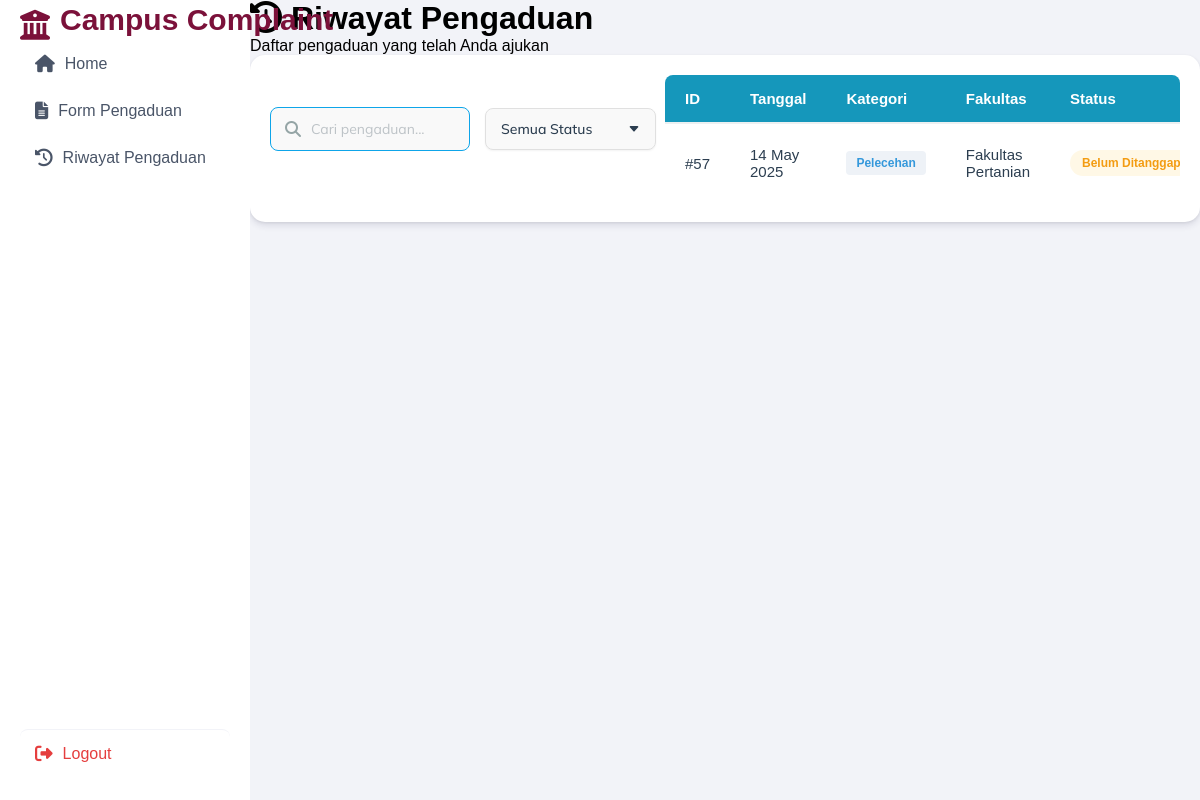
Page /test.php (signed in) on the committed database.
### tables this page shows
CREATE TABLE `pengaduan` (
  `id` int(11) NOT NULL,
  `user_id` int(11) DEFAULT NULL,
  `nama` varchar(100) DEFAULT NULL,
  `email` varchar(100) DEFAULT NULL,
  `fakultas` varchar(100) DEFAULT NULL,
  `kategori` varchar(50) DEFAULT NULL,
  `deskripsi` text DEFAULT NULL,
  `foto` varchar(255) DEFAULT NULL,
  `created_at` timestamp NOT NULL DEFAULT current_timestamp(),
  `tanggapan` text DEFAULT NULL,
  `status` enum('belum ditanggapi','sudah ditanggapi') DEFAULT 'belum ditanggapi'
);

### test.php (the view, shortened to what this page needs)
<?php
include 'config/db.php';
$user_id = $_SESSION['user']['id'];
$stmt = $conn->prepare("SELECT * FROM pengaduan WHERE user_id = ? ORDER BY id DESC");
$stmt->bind_param("i", $user_id);
$stmt->execute();
$result = $stmt->get_result();
?>
<!DOCTYPE html>
<html lang="id">
<head>
    <link rel="stylesheet" href="https://cdnjs.cloudflare.com/ajax/libs/font-awesome/6.4.0/css/all.min.css">
    <link rel="stylesheet" href="../user/style.css">
</head>
<body>
    <div class="container">
        <div class="sidebar">
            <div class="logo">
                <i class="fas fa-university"></i>
                <span>Campus Complaint</span>
            </div>
            <div class="sidebar-menu">
                <a href="index.php" class="menu-item <?php echo basename($_SERVER['PHP_SELF']) == 'index.php' ? 'active' : ''; ?>">
                    <i class="fas fa-home"></i>
                    <span>Home</span>
                </a>
                <a href="form_pengaduan.php" class="menu-item <?php echo basename($_SERVER['PHP_SELF']) == 'form_pengaduan.php' ? 'active' : ''; ?>">
                    <i class="fas fa-file-alt"></i>
                    <span>Form Pengaduan</span>
                </a>
                <a href="riwayat_pengaduan.php" class="menu-item <?php echo basename($_SERVER['PHP_SELF']) == 'riwayat_pengaduan.php' ? 'active' : ''; ?>">
                    <i class="fas fa-history"></i>
                    <span>Riwayat Pengaduan</span>
                </a>
                <a href="logout.php" class="menu-item logout" onclick="return confirm('Apakah Anda yakin ingin keluar?');">
                    <i class="fas fa-sign-out-alt"></i>
                    <span>Logout</span>
                </a>
            </div>
        </div>
        <div class="main-content">
            <div class="page-header">
                <h1><i class="fas fa-history"></i> Riwayat Pengaduan</h1>
                <p>Daftar pengaduan yang telah Anda ajukan</p>
            </div>
            <?php if ($result->num_rows === 0): ?>
            <div class="empty-state">
                <div class="empty-icon">
                    <i class="fas fa-clipboard-list"></i>
                </div>
                <h3>Belum Ada Pengaduan</h3>
                <p>Anda belum mengajukan pengaduan apapun</p>
                <a href="form_pengaduan.php" class="btn-primary">
                    <i class="fas fa-plus"></i> Buat Pengaduan Baru
                </a>
            </div>
            <?php else: ?>
            <div class="card">
                <div class="filter-container">
                    <div class="search-box">
                        <i class="fas fa-search"></i>
                        <input type="text" id="searchInput" placeholder="Cari pengaduan...">
                    </div>
                    <div class="filter-dropdown">
                        <select id="statusFilter">
                            <option value="all">Semua Status</option>
                        </select>
                    </div>
                </div>
                <div class="table-responsive">
                    <table id="complaintTable" class="complaint-table">
                        <thead>
                            <tr>
                                <th>ID</th>
                                <th>Tanggal</th>
                                <th>Kategori</th>
                                <th>Fakultas</th>
                                <th>Status</th>
                            </tr>
                        </thead>
                        <tbody>
                            <?php while ($row = $result->fetch_assoc()): ?>
                            <?php
                                $status = $row['tanggapan'] ? 'responded' : 'pending';
                                $statusText = $row['tanggapan'] ? 'Sudah Ditanggapi' : 'Belum Ditanggapi';
                                $statusClass = $row['tanggapan'] ? 'status-responded' : 'status-pending';
                                $tanggal = isset($row['created_at']) ? date('d M Y', strtotime($row['created_at'])) :
                                          (isset($row['tanggal']) ? date('d M Y', strtotime($row['tanggal'])) : 'N/A');
                            ?>
                            <tr data-status="<?= $status ?>" data-search="<?= strtolower(htmlspecialchars($row['kategori'] . ' ' . $row['fakultas'] . ' ' . $row['deskripsi'])) ?>">
                                <td>#<?= $row['id'] ?></td>
                                <td><?= $tanggal ?></td>
                                <td><span class="category-badge"><?= htmlspecialchars($row['kategori']) ?></span></td>
                                <td><?= htmlspecialchars($row['fakultas']) ?></td>
                                <td><span class="status-badge <?= $statusClass ?>"><?= $statusText ?></span></td>
                            </tr>
                            <?php endwhile; ?>
                        </tbody>
                    </table>
                </div>
            </div>
            <?php endif; ?>
        </div>
    </div>
</body>
</html>

### user/style.css (style rules this page uses)
:root { --primary-color: #7e3af2; --secondary-color: #9f7aea; --light-primary: #f1eaff; --orange: #ff9f43; --yellow: #ffc93c; --grey: #8a909d; --light-grey: #f2f3f8; --dark-grey: #4a5568; --white: #ffffff; --shadow: 0 4px 6px rgba(50, 50, 93, 0.11), 0 1px 3px rgba(0, 0, 0, 0.08); --font-family: 'Poppins', sans-serif; }
* { margin: 0; padding: 0; box-sizing: border-box; font-family: var(--font-family); }
body { background-color: var(--light-grey); overflow-x: hidden; }
.container { display: flex; width: 100%; height: 100vh; }
.sidebar { width: 250px; background-color: var(--white); padding: 20px; min-height: 100vh; display: flex; flex-direction: column; position: relative; z-index: 10; }
.logo { display: flex; align-items: center; gap: 10px; padding-bottom: 3px; white-space: nowrap; color: #7B113A; font-weight:bold; font-size: 30px; margin-top: -10px; }
.logo span { margin-top: -10px; }
.sidebar-menu { display: flex; flex-direction: column; flex-grow: 1; }
.menu-item { display: flex; align-items: center; padding: 12px 15px; border-radius: 8px; margin-bottom: 5px; cursor: pointer; transition: all 0.3s ease; color: var(--dark-grey); text-decoration: none; }
.menu-item i { margin-right: 10px; font-size: 1.1rem; }
.logout { margin-top: auto; border-top: 1px solid var(--light-grey); padding-top: 15px; color: #e53e3e; }
.main-content { flex: 1; overflow-y: auto; }
select { padding: 10px 15px; border-radius: 6px; border: 1px solid #e2e8f0; font-size: 14px; font-weight: 500; color: #4b5563; cursor: pointer; background-color: white; transition: border-color 0.2s ease, box-shadow 0.2s ease; box-shadow: 0 1px 2px rgba(0,0,0,0.05); }
.card { display: flex; align-items: center; background-color: var(--white); border-radius: 15px; padding: 20px; box-shadow: var(--shadow); position: relative; overflow: hidden; }
.card::before { content: ""; position: absolute; top: 0; left: 0; width: 5px; height: 100%; }
::placeholder { color: #bdc3c7; opacity: 1; }
.filter-container { display: flex; justify-content: space-between; align-items: center; margin-bottom: 20px; flex-wrap: nowrap; gap: 15px; }
.filter-dropdown { min-width: 180px; }
.search-box { position: relative; flex-grow: 1; flex: 1; min-width: 200px; max-width: 400px; }
.search-box input { width: 100%; padding: 12px 15px 12px 40px; border: 1px solid #e0e0e0; border-radius: 8px; font-family: 'Mulish', sans-serif; font-size: 14px; color: #2c3e50; background-color: #f9f9f9; transition: all 0.3s ease; border: 1px solid #0ea5e9; }
.search-box i { position: absolute; left: 15px; top: 50%; transform: translateY(-50%); color: #95a5a6; }
.filter-dropdown select { padding: 12px 35px 12px 15px; border: 1px solid #e0e0e0; border-radius: 8px; font-family: 'Mulish', sans-serif; font-size: 14px; color: #2c3e50; background-color: #f9f9f9; appearance: none; background-repeat: no-repeat; background-position: calc(100% - 15px) center; cursor: pointer; transition: all 0.3s ease; }
.table-responsive { overflow-x: auto; border-radius: 8px; }
.complaint-table { width: 100%; border-collapse: collapse; font-size: 15px; }
.complaint-table thead { background-color: #1597BB; }
.complaint-table th { padding: 15px 20px; text-align: left; color: #ffffff; font-weight: 600; border-bottom: 2px solid #ecf0f1; white-space: nowrap; }
.complaint-table td { padding: 15px 20px; color: #2c3e50; border-bottom: 1px solid #ecf0f1; vertical-align: middle; }
.complaint-table tbody tr { transition: background-color 0.2s; }
.complaint-table tbody tr:last-child td { border-bottom: none; }
.complaint-table tbody tr:nth-child(odd) { background-color: #ffffff; }
.status-badge { display: inline-block; padding: 6px 12px; border-radius: 100px; font-size: 12px; font-weight: 600; text-align: center; white-space: nowrap; }
.status-pending { background-color: #fff8e6; color: #f39c12; }
.category-badge { display: inline-block; padding: 5px 10px; border-radius: 4px; font-size: 12px; font-weight: 600; background-color: #eef2f7; color: #3498db; }

### rows in the picture
pengaduan: id "57", created_at "14 May 2025", kategori "Pelecehan", fakultas "Fakultas Pertanian", tanggapan "Belum…"
